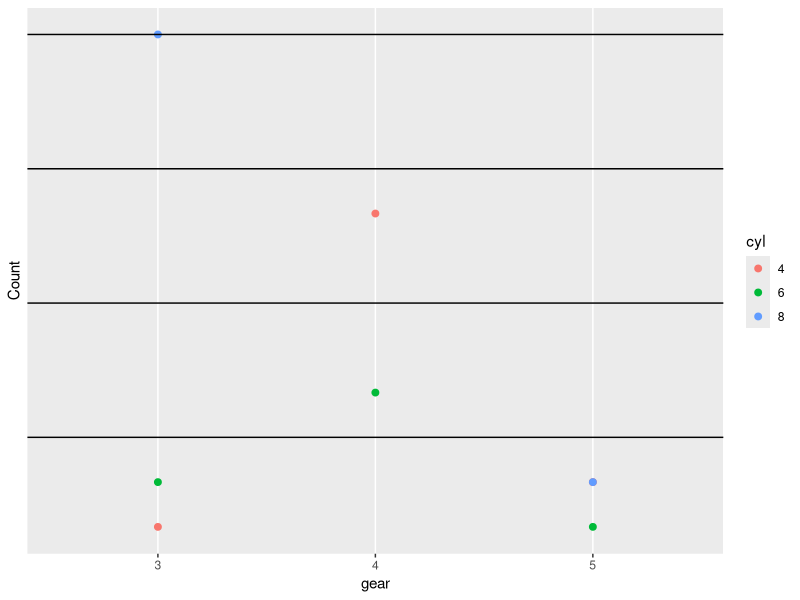
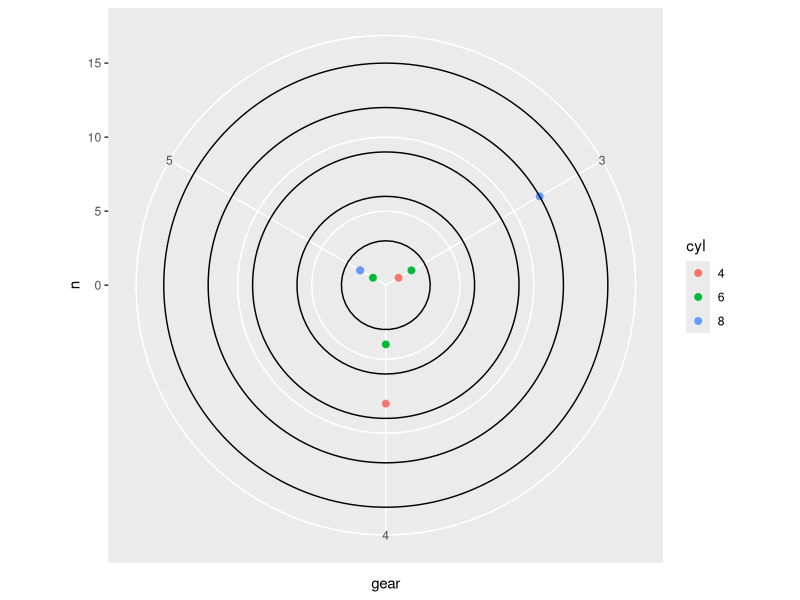
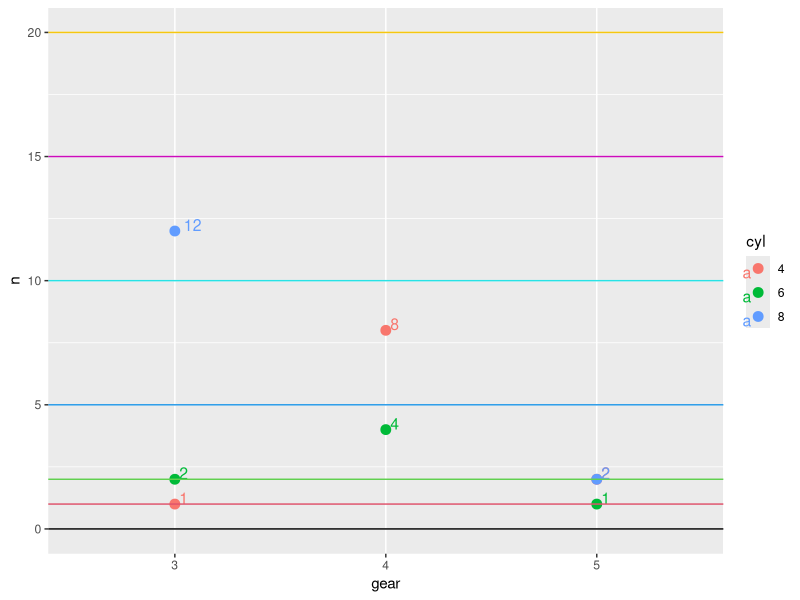
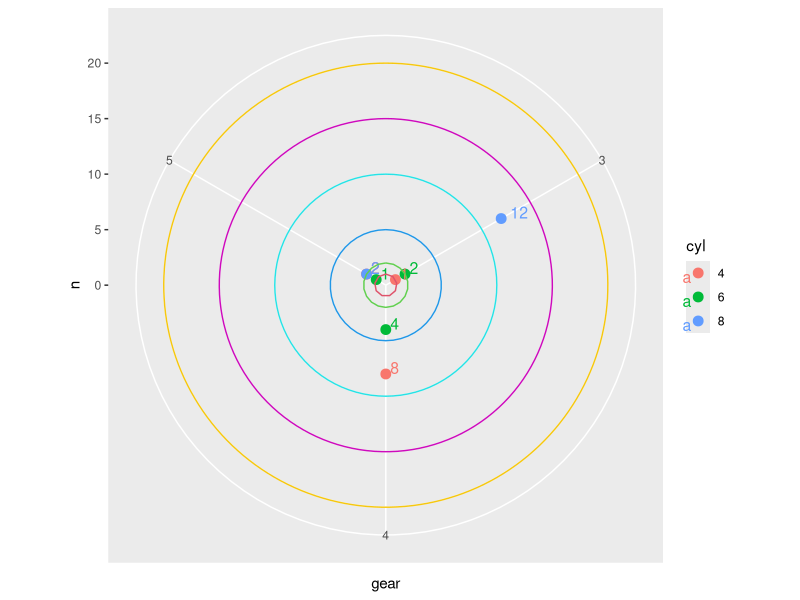
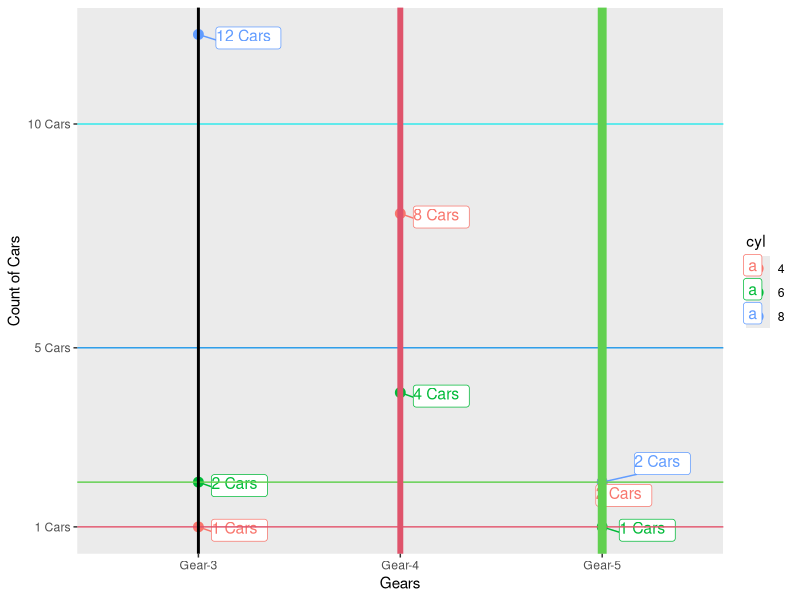
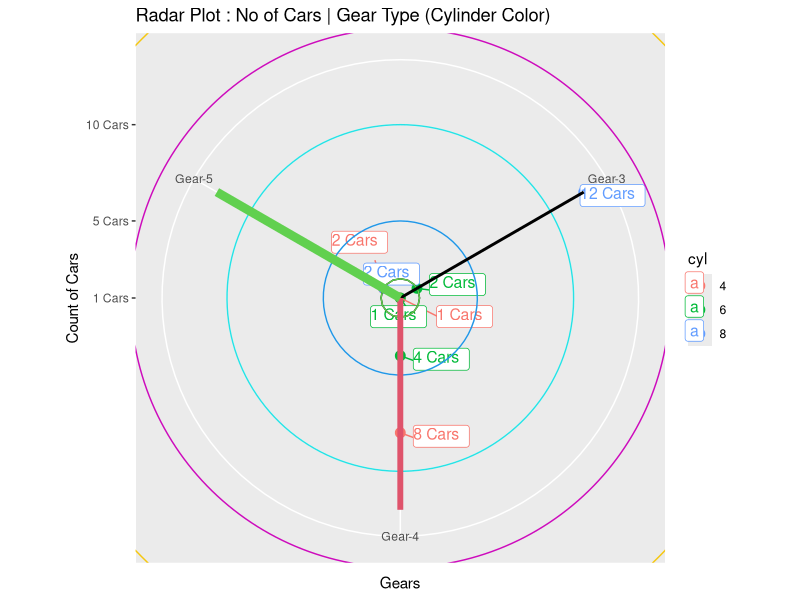
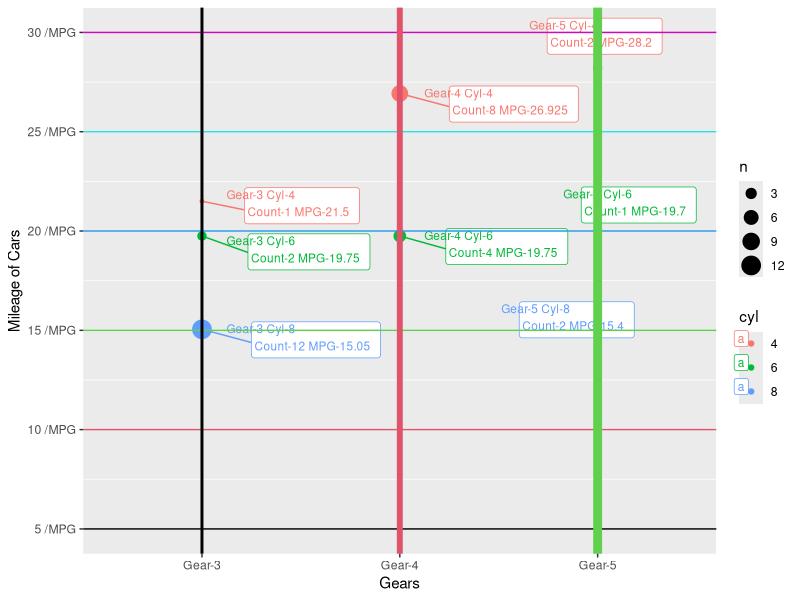
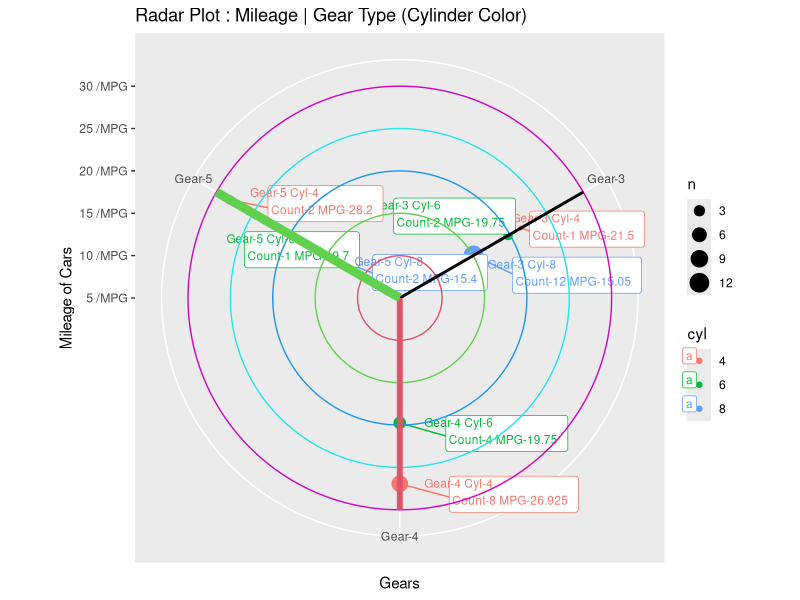

The R script that drew these images, in order:
#ggplot - Radar Graph
#categories at particular distance from center

library(dplyr)
library(ggplot2)

df=mtcars
catcols = c('cyl', 'vs', 'am', 'gear', 'carb')
df[,catcols] = lapply(df[,catcols], as.factor)

df %>% group_by(gear, cyl) %>% summarise(n=n())

(gr1 <- ggplot(data=df %>% group_by(gear, cyl) %>% summarise(n=n()),  aes(x=gear, y=n, label=n, colour=cyl)) +   geom_point(size=2)  +  geom_hline(yintercept=seq(0,15,3), lwd=.5)) + scale_y_discrete(name='Count', breaks=c(0,1,2,5,10) + geom_text(aes(label=n, y=n), hjust=-1, size=5))
gr1 +  coord_polar()


(gr2 <- ggplot(data=df %>% group_by(gear, cyl) %>% summarise(n=n()),  aes(x=gear, y=n, colour=cyl)) +   geom_point(size=3)  +  geom_text(aes(label=n), size=4, hjust=-.5, vjust=0) + geom_hline(yintercept=c(0,1,2,5,10,15,20), colour=1:7))
gr2 + coord_polar()

breaks3a=c(0,1,2,5,10,15,20)
breaks3b=c(1,5,10)
(gr3 <- ggplot(data=df %>% group_by(gear, cyl) %>% summarise(n=n()),  aes(x=gear, y=n, colour=cyl)) +   geom_point(size=3)  +  ggrepel::geom_label_repel(aes(label=paste(n, 'Cars')), size=4, hjust=-.5, vjust=1) + geom_hline(yintercept=breaks3a, colour=1:7) + scale_y_discrete(name='Count of Cars', breaks = breaks3b, labels=paste(breaks3b,'Cars') , limits=breaks3b) + scale_x_discrete(name='Gears', labels=c('Gear-3', 'Gear-4', 'Gear-5')) + geom_vline(xintercept=1:3, lwd=1:3, col=1:3) )
gr3 + coord_polar() + ggtitle("Radar Plot : No of Cars | Gear Type (Cylinder Color)")
?mtcars
#plot mileage
?seq
(breaks4a = seq.int(5,max(df$mpg),5)); length(breaks4a)
breaks4b=c(1,5,10)
(dfsum4 <- df %>% group_by(gear, cyl) %>% summarise(n=n(), meanMPG = mean(mpg, na.rm=T)) %>% mutate(carLabel = paste('Gear-',gear, ' Cyl-', cyl, '\n Count-', n, ' MPG-', meanMPG, sep='')))

(gr4 <- ggplot(data=dfsum4,  aes(x=gear, y=meanMPG, colour=cyl)) +   geom_point(aes(size=n))+  ggrepel::geom_label_repel(aes(label=carLabel), size=3, hjust=-.5, vjust=1) + geom_hline(yintercept=breaks4a, col=1:6) + scale_y_continuous(name='Mileage of Cars', breaks=breaks4a, labels=paste(breaks4a,'/MPG')) + scale_x_discrete(name='Gears', labels=c('Gear-3', 'Gear-4', 'Gear-5')) + geom_vline(xintercept=1:3, lwd=1:3, col=1:3) )
gr4 + coord_polar() + ggtitle("Radar Plot : Mileage | Gear Type (Cylinder Color)")

#What is the mileage of 6 Cylinder + 4 Gear Cars : ? 